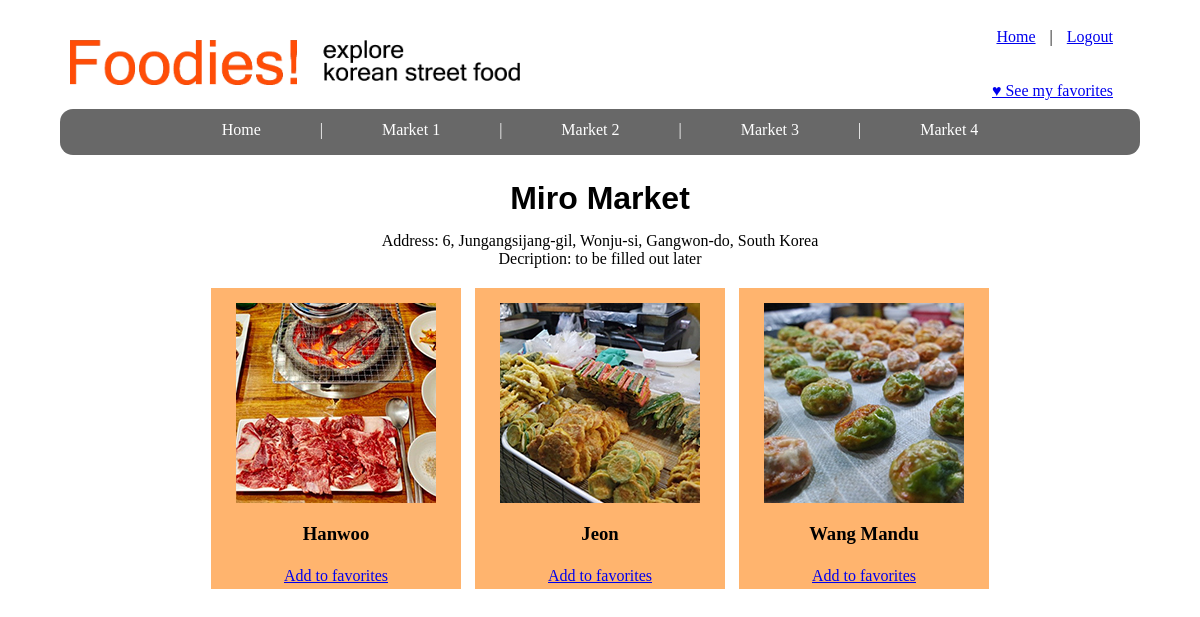
The app's page /market/1 (signed in) with its own data.
### foodies_app/models.py (models this page shows)
class Market(models.Model):
    name = models.CharField(max_length=255)
    address = models.CharField(max_length=255)
    desc_m = models.CharField(max_length=255)
    created_at = models.DateTimeField(auto_now_add=True)
    updated_at = models.DateTimeField(auto_now=True)

class Item(models.Model):
    name = models.CharField(max_length=255)
    desc = models.CharField(max_length=255)
    created_at = models.DateTimeField(auto_now_add=True)
    updated_at = models.DateTimeField(auto_now=True)
    market = models.ForeignKey(Market, related_name="items", on_delete=models.CASCADE)

### foodies_app/views.py (the view)
# urls.py: path('market/<int:id>', views.market_info),
def market_info(request, id):
    logged_user = User.objects.get(id=request.session['user_id'])
    context = {
        'market' : Market.objects.get(id=id),
        'items' : Item.objects.filter(market_id=id).all(),
        'user': logged_user
    }
    return render(request, 'market_info.html', context)

### foodies_app/templates/market_info.html (shortened to what this page needs)
<!DOCTYPE html>
<html lang="en">
<head>
    {% load static %}
    <link rel="stylesheet" type="text/css" href="{% static 'app/style.css' %}">
</head>
<body>
    <div id="wrapper">
        <div id="header">
            <img id="logo" src="../static/app/img/logo.png" alt="logo">
            <div id="subheader"><a href='/main_lg'>Home</a> | <a href="/logout" id="logout">Logout</a><br><br><br>
                <a href='/user/{{ user.id }}/favorites'>&hearts; See my favorites</a>
            </div>
        </div>
        <div id="navigation"><p><a href="/main_lg">Home</a> | <a href="/market/1">Market 1</a> | <a href="/market/2">Market 2</a> | <a href="/market/3">Market 3</a> | <a href="/market/4">Market 4</a>
            </p></div>
        <div id="main_content">
            <h1>{{ market.name }}</h1>
            <p>Address: {{ market.address }}<br>
            Decription: {{ market.desc_m }}
            </p>
            <ul id="menu">
                {% for item in market.items.all %}
                <li><a href="/item/{{ item.id }}"><img src="../static/app/img/thumb_item{{ item.id }}.jpg" alt="item{{ item.id }}"></a><br><h3>{{ item.name }}</h3><br><a href="/item/{{ item.id }}/add">Add to favorites</a></td>
                </li>
                {% endfor %}
            </ul>
        </div>
    </div>
</body>
</html>

### foodies_app/static/app/style.css (style rules this page uses)
* { margin: 5px; padding: 5px; }
#wrapper { min-width: 950px; max-width: 1090px; height: auto; margin: 0px auto; }
#header { padding: 0px; min-height:50px; width: auto; background-color: white; }
#logo { width: 450px; }
#subheader { width: 148px; text-align: right; position: absolute; display: inline-block; vertical-align: top; top: 23px; margin-left: 440px; margin-top: 0px; }
#navigation { height: 36px; width: 1070px; background-color: rgb(104, 104, 104); border-radius: 13px; display: inline-block; color: white; text-align: center; }
#navigation a { color: white; text-decoration: none; font-family: verdana; margin: 0px 50px 0px 50px; }
#navigation p { margin-top: 2px; }
#main_content { height: auto; width: 1070px; display: inline-block; vertical-align: top; text-align: center; }
h1 { font-family: sans-serif; }
ul li { list-style-type: none; line-height: 40%; }
#menu li { list-style-type: none; line-height:100%; display: inline-block; background-color:rgb(255, 180, 110); }

### records on screen
Market: name "Miro Market", address "6, Jungangsijang-gil, Wonju-si, Gangwon-do, South Korea", desc_m "to be filled out later"
Item: shows a picture, name "Hanwoo"
Item: shows a picture, name "Jeon"
Item: shows a picture, name "Wang Mandu"
